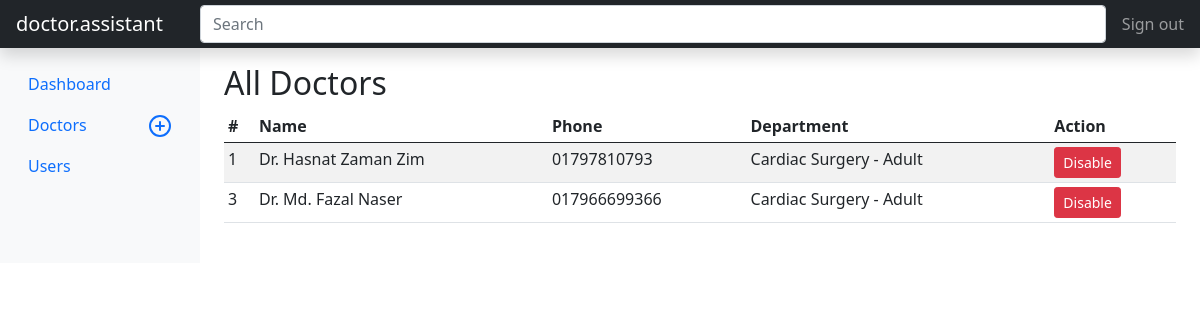
Before: /admin/active_doctors.php (signed in) with the older database file.
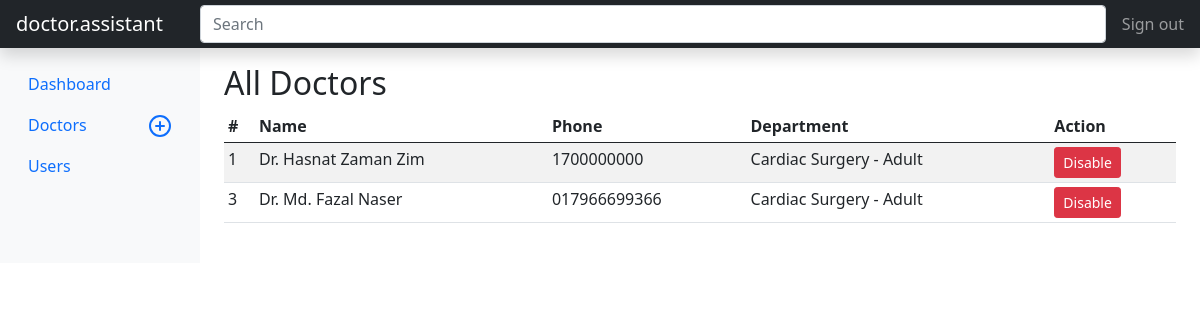
After: the same page with the newer database file.
### tables this page shows
CREATE TABLE `doctor` (
  `id` int(11) NOT NULL,
  `user_id` int(11) NOT NULL,
  `short_qualification` text NOT NULL,
  `about` text NOT NULL,
  `facebook` varchar(100) DEFAULT NULL,
  `linkedin` varchar(100) DEFAULT NULL,
  `specialist` text DEFAULT NULL,
  `experience` text DEFAULT NULL,
  `qualification` text DEFAULT NULL,
  `department_id` int(11) NOT NULL,
  `membership` text DEFAULT NULL,
  `status` int(11) NOT NULL DEFAULT 0,
  `created_at` datetime NOT NULL
);

CREATE TABLE `user` (
  `id` int(11) NOT NULL,
  `name` varchar(50) NOT NULL,
  `email` varchar(50) DEFAULT NULL,
  `phone` varchar(15) NOT NULL,
  `password` varchar(100) NOT NULL,
  `group_id` int(11) NOT NULL,
  `status` tinyint(4) NOT NULL DEFAULT 1,
  `created_at` datetime NOT NULL
);

CREATE TABLE `department` (
  `id` int(11) NOT NULL,
  `name` varchar(100) NOT NULL,
  `status` int(11) NOT NULL DEFAULT 1,
  `created_at` datetime NOT NULL
);

### config/functions.php (called while the page is built, shortened)
<?php
$con = new mysqli(DB_HOSTNAME, DB_USERNAME, DB_PASSWORD, DB_DATABASE) or die("DB Error Occurred . $con->connect_error");
function GetData($sql)
{
	global $con;
	$query = $con->query($sql);
	$result = [];
	if ($query) {
		while ($row = $query->fetch_assoc()) {
			$result[] = $row;
		}
	}
	return (count($result) < 1 ? false : $result);
}
function MySQLDataPagination($mysqlQuery)
{
	global $con;
	$limit = $_SESSION['viewLimit'];
	$page_num = (isset($_GET['page']) && is_numeric($_GET['page'])) ? $_GET['page'] : 0;
	if ($page_num == 0) $page_num = 1;
	$start = (isset($page_num) ? mysqli_real_escape_string($con, ($page_num - 1) * $limit) : 0);
	$content = GetData($mysqlQuery . " LIMIT $start, $limit");
	$params = $_GET;
	unset($params['page']);
	$params['page'] = '';
	$cUrl = parse_url($_SERVER["REQUEST_URI"], PHP_URL_PATH) . '?' . http_build_query($params);
	$totalCount = $con->query($mysqlQuery)->num_rows;
	$totalPage = ceil($totalCount / $limit);
	$pHTML = "<nav>";
	$pHTML .= "<ul class='pagination'>";
	$pHTML .= "<li class='page-item " . ($page_num == 1 ? 'disabled' : '') . "'>";
	$pHTML .= "<a class='page-link' href='" . $cUrl . ($page_num > 1 ? ($page_num - 1) : '#') . "'>Previous</a>";
	$pHTML .= "</li>";
	$pHTML .= "<li class='page-item " . ($page_num == 1 ? 'active' : '') . "'>";
	$pHTML .= "<a class='page-link' href='" . $cUrl . "1'>1</a>";
	$pHTML .= "</li>";
	$pHTML .= ($page_num > 4 ? "<li class='page-item disabled'><a class='page-link'>...</a></li>" : "");
	$startLoop = ($page_num > 4 ? ($page_num - 2) : 2);
	$endLoop = ($page_num < ($totalPage - 3) ? ($page_num + 2) : ($totalPage - 1));
	for ($i = $startLoop; $i <= $endLoop; $i++) {
		$pHTML .= "<li class='page-item " . ($i == $page_num ? 'active' : '') . "'>";
		$pHTML .= "<a class='page-link' href='{$cUrl}{$i}'>{$i}</a>";
		$pHTML .= "</li>";
	}
	$pHTML .= ($page_num < ($totalPage - 3) ? "<li class='page-item disabled'><a class='page-link'>...</a></li>" : "");
	$pHTML .= ($totalPage > 1 ? "<li class='page-item " . ($i == $page_num ? "active" : "") . "'><a class='page-link' href={$cUrl}{$totalPage}>$totalPage</a></li>" : "");
	$pHTML .= "<li class='page-item " . ($page_num == $totalPage ? 'disabled' : '') . "'>";
	$pHTML .= "<a class='page-link' href='" . $cUrl . ($page_num < $totalPage ? ($page_num + 1) : '#') . "'>Next</a>";
	$pHTML .= "</li>";
	$pHTML .= "</ul>";
	$pHTML .= "</nav>";
	$info = "Showing " . ((($page_num - 1) * $_SESSION['viewLimit']) + 1) . " to " . (($page_num * $_SESSION['viewLimit']) > $totalCount ? $totalCount : ($page_num * $_SESSION['viewLimit'])) . " of {$totalCount}";
	return ["content" => $content, "pagination" => $pHTML, "info" => $info];
}

### admin/active_doctors.php (the view, shortened to what the changed rows need)
<?php
require_once dirname(__DIR__) . '/includes/header.php';
require_once('includes/header.php') ?>
    <div class="container-fluid">
        <div class="row">
            <main class="col-md-9 ms-sm-auto col-lg-10 px-md-4">
                <div class="pt-3 pb-2 mb-3">
                    <h2>All Doctors</h2>
                    <div class="table-responsive">
                        <table class="table table-striped table-sm vertical-align-middle ws_nowrap">
                            <thead>
                            <tr>
                                <th>#</th>
                                <th>Name</th>
                                <th>Phone</th>
                                <th>Department</th>
                                <th>Action</th>
                            </tr>
                            </thead>
                            <tbody>
							<?php
							$data = MySQLDataPagination("SELECT d.id,u.name, u.email,u.phone, department.name as department, d.created_at FROM `user` as u JOIN doctor as d on d.user_id = u.id JOIN department ON department.id = d.department_id WHERE d.status = '1'");
							if (!$data['content']) : ?>
                                <tr>
                                    <td colspan="10" class="text-center">No Data Available</td>
                                </tr>
							<?php else : ?>
								<?php foreach ($data['content'] as $item) : ?>
                                    <tr>
                                        <td><?= $item['id'] ?></td>
                                        <td><?= $item['name'] ?></td>
                                        <td><?= $item['phone'] ?></td>
                                        <td><?= $item['department'] ?></td>
                                        <td>
                                            <a href="<?= SITE_URL ?>/admin/post/doctor_post.php?action=disable&id=<?= $item['id'] ?>"
                                               data-confirm="Are you sure you want to disable this doctor ?"
                                               class="btn btn-sm btn-danger"> Disable</a>
                                        </td>
                                    </tr>
								<?php endforeach; ?>
							<?php endif; ?>
                            </tbody>
                        </table>
                    </div>
                </div>
            </main>
        </div>
    </div>
<?php require_once dirname(__DIR__) . '/includes/footer.php';

Changed rows visible on the page:
changed doctor "Dr. Hasnat Zaman Zim": user.phone "01797810793" → "1700000000"
